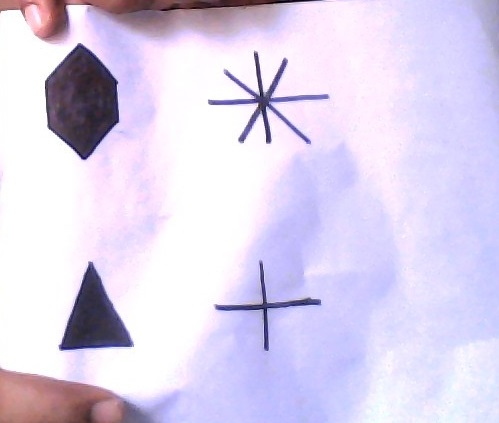
#> input picture circles2.jpg, 499 x 423 px
$ python p8.py   (older library calls are emulated)
#> lines starting #> are read from the running program, lines starting #| are printed output that depends on the picture; after the words box and inside, x2 and y2 are one past the last pixel; in counts of white or black regions, pixels touching at a corner belong together
import cv2
import numpy as np
frame= cv2.imread("circles2.jpg")
#> frame is the input picture: shape (423, 499, 3); mean B, G, R 236.1, 211.2, 220.2

hsv = cv2.cvtColor(frame, cv2.COLOR_BGR2HSV)
#> hsv: shape (423, 499, 3); mean H, S, V 107.8, 32.4, 238.3
kernel = np.ones((3,3),np.uint8)


# define range of skin color in HSV
lower_skin = np.array([0,0,0], dtype=np.uint8)
upper_skin = np.array([255,255,150], dtype=np.uint8)


mask = cv2.inRange(hsv, lower_skin, upper_skin)
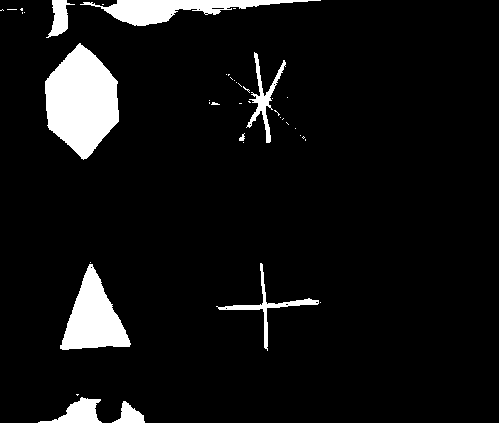
#> mask: shape (423, 499); 7.1% white; 42 white regions (33 under 20 px), largest, box (x1, y1, x2, y2) and area: (45, 43, 119, 160) 5849, (60, 264, 131, 350) 3222, (80, 0, 321, 26) 2495

mask = cv2.dilate(mask,kernel,iterations = 4)
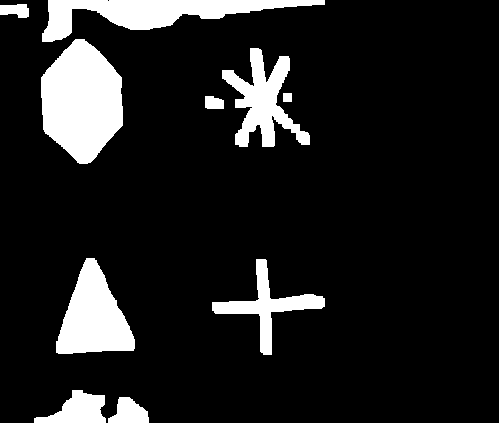
#> mask: shape (423, 499); 12.3% white; 10 white regions

mask = cv2.GaussianBlur(mask,(5,5),100)
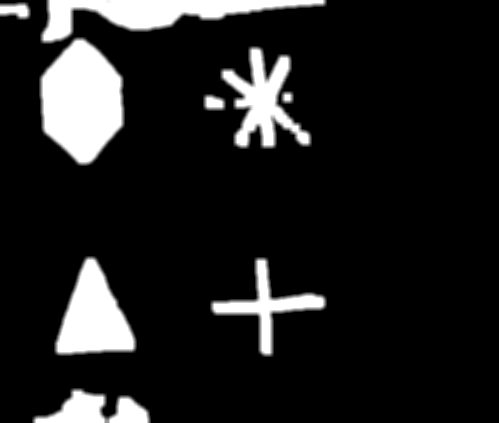
#> mask: shape (423, 499); min 0, max 255, mean 31.2

#find contours
_,contours,hierarchy= cv2.findContours(mask,cv2.RETR_TREE,cv2.CHAIN_APPROX_SIMPLE)
#> contours = 9 contours; largest, box (x1, y1, x2, y2) and area: (39, 37, 125, 166) 8150, (40, 0, 327, 44) 5540, (54, 256, 137, 356) 5141, (220, 46, 312, 149) 4848, (210, 257, 327, 357) 3140
#for j in (len(contours)):
 #   frame[contours[j]]=(
im = cv2.drawContours(frame, contours, -1,(0,255,0), 3)
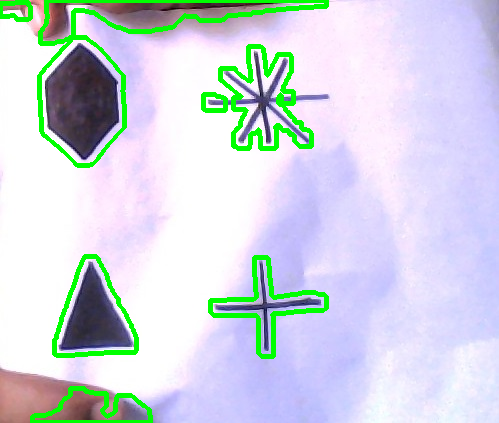
#> im: shape (423, 499, 3); mean B, G, R 223.5, 214.5, 207.8
cv2.imshow('Contour',im)
cv2.imshow('Mask',mask)
cv2.waitKey(0)
cv2.destroyAllWindows()
